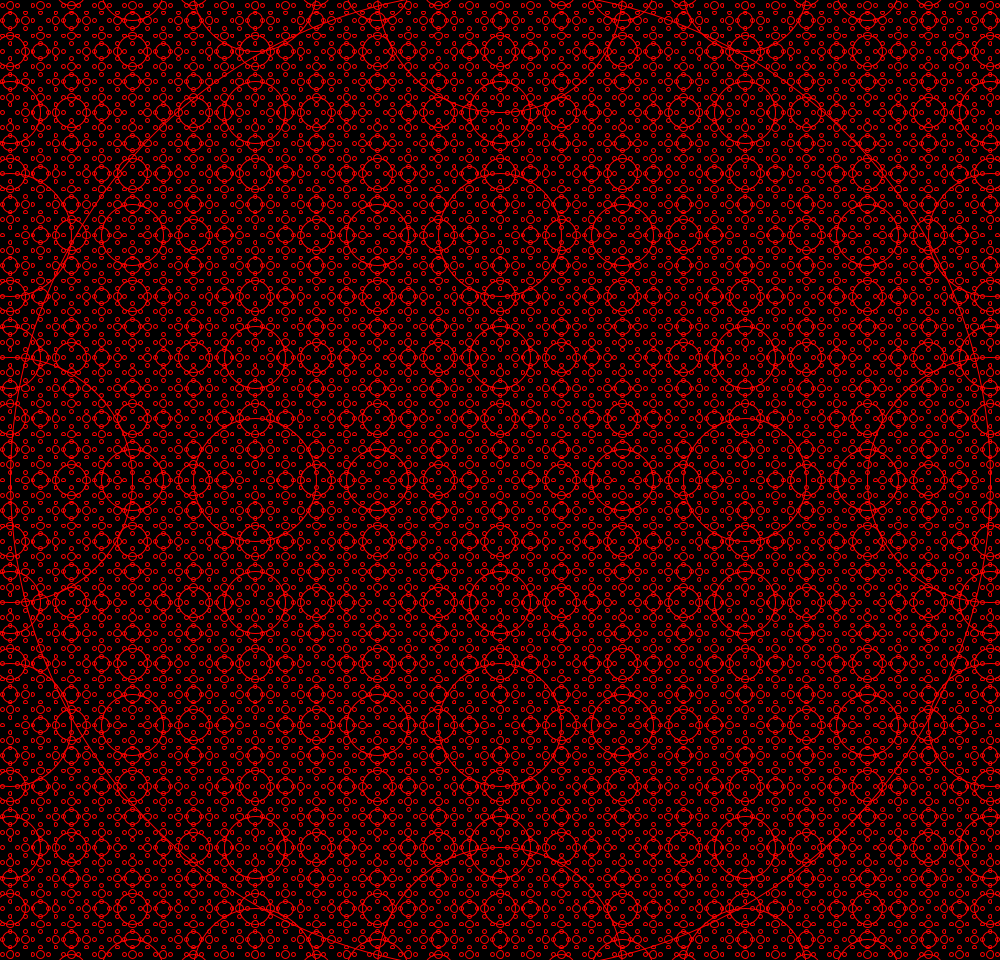
Frame 1 (no input)
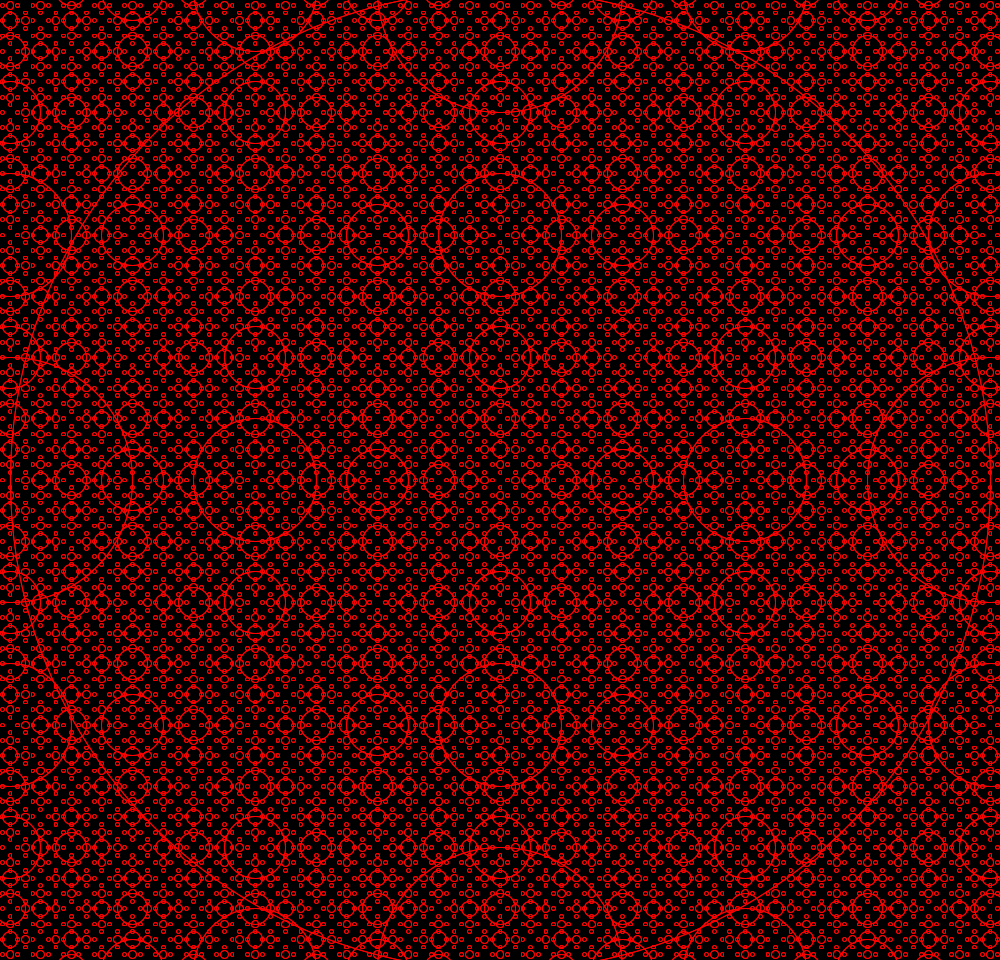
Frame 2 (the mouse pressed at the canvas centre, redrawn once)

The Processing sketch that drew these frames (run headless with seeded random() and noise(); the mouse was pressed at the canvas centre and the sketch redrawn once):

// Processing sketch: recursion_1
// ── recursion_1.pde
float x, y;
void setup() {
  size(1000, 960);
  noLoop();
  stroke(255, 0, 0);
  background(0);
  x = width/2;
  y = height/2;
}

void draw() {
  drawCircle(width/2, height/2, x+y);
}  

void drawCircle(float x, float y, float dia) {
  noFill();
  ellipse(x, y, dia, dia);
  
  if (dia > 6) {
    drawCircle(x + dia, y, dia*0.5);
    drawCircle(x - dia, y, dia*0.5);
    drawCircle(x, y + dia, dia*0.5);
    drawCircle(x, y - dia, dia*0.5);
  }  
}  
